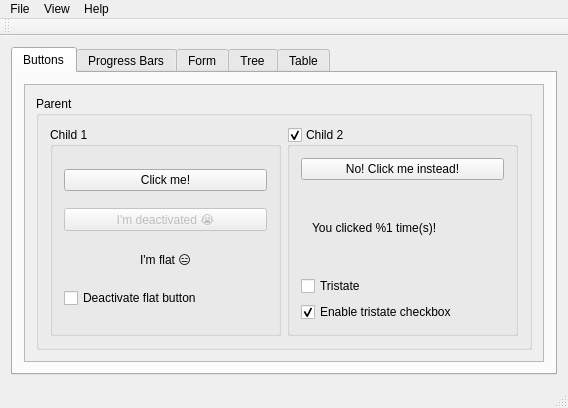
<?xml version="1.0" encoding="UTF-8"?>
<ui version="4.0">
 <class>MainWindow</class>
 <widget class="QMainWindow" name="MainWindow">
  <property name="geometry">
   <rect>
    <x>0</x>
    <y>0</y>
    <width>568</width>
    <height>408</height>
   </rect>
  </property>
  <property name="windowTitle">
   <string>MainWindow</string>
  </property>
  <widget class="QWidget" name="centralWidget">
   <layout class="QVBoxLayout" name="verticalLayout">
    <item>
     <widget class="QTabWidget" name="tabWidget">
      <property name="currentIndex">
       <number>0</number>
      </property>
      <widget class="QWidget" name="tab">
       <attribute name="title">
        <string>Buttons</string>
       </attribute>
       <layout class="QVBoxLayout" name="verticalLayout_2">
        <item>
         <widget class="QScrollArea" name="scrollArea">
          <property name="widgetResizable">
           <bool>true</bool>
          </property>
          <widget class="QWidget" name="scrollAreaWidgetContents">
           <property name="geometry">
            <rect>
             <x>0</x>
             <y>0</y>
             <width>518</width>
             <height>260</height>
            </rect>
           </property>
           <layout class="QVBoxLayout" name="verticalLayout_3">
            <item>
             <widget class="QGroupBox" name="groupBox">
              <property name="title">
               <string>Parent</string>
              </property>
              <layout class="QHBoxLayout" name="horizontalLayout">
               <item>
                <widget class="QGroupBox" name="groupBox_2">
                 <property name="title">
                  <string>Child 1</string>
                 </property>
                 <layout class="QVBoxLayout" name="verticalLayout_4">
                  <item>
                   <widget class="QPushButton" name="pushButton">
                    <property name="text">
                     <string>Click me!</string>
                    </property>
                    <property name="checkable">
                     <bool>false</bool>
                    </property>
                    <property name="autoRepeat">
                     <bool>false</bool>
                    </property>
                    <property name="default">
                     <bool>false</bool>
                    </property>
                    <property name="flat">
                     <bool>false</bool>
                    </property>
                   </widget>
                  </item>
                  <item>
                   <widget class="QPushButton" name="pb_disabled">
                    <property name="enabled">
                     <bool>false</bool>
                    </property>
                    <property name="text">
                     <string>I'm deactivated 😭</string>
                    </property>
                   </widget>
                  </item>
                  <item>
                   <widget class="QPushButton" name="pb_flat">
                    <property name="enabled">
                     <bool>true</bool>
                    </property>
                    <property name="text">
                     <string>I'm flat 😑</string>
                    </property>
                    <property name="flat">
                     <bool>true</bool>
                    </property>
                   </widget>
                  </item>
                  <item>
                   <widget class="QCheckBox" name="cb_activateFlat">
                    <property name="text">
                     <string>Deactivate flat button</string>
                    </property>
                    <property name="tristate">
                     <bool>false</bool>
                    </property>
                   </widget>
                  </item>
                 </layout>
                </widget>
               </item>
               <item>
                <widget class="QGroupBox" name="groupBox_3">
                 <property name="title">
                  <string>Child 2</string>
                 </property>
                 <property name="checkable">
                  <bool>true</bool>
                 </property>
                 <property name="checked">
                  <bool>true</bool>
                 </property>
                 <layout class="QVBoxLayout" name="verticalLayout_5">
                  <item>
                   <widget class="QPushButton" name="pb_incrementLabel">
                    <property name="text">
                     <string>No! Click me instead!</string>
                    </property>
                   </widget>
                  </item>
                  <item>
                   <widget class="QWidget" name="widget" native="true">
                    <layout class="QHBoxLayout" name="horizontalLayout_2">
                     <item>
                      <widget class="QLabel" name="lb_increment">
                       <property name="text">
                        <string>You clicked %1 time(s)!</string>
                       </property>
                      </widget>
                     </item>
                    </layout>
                   </widget>
                  </item>
                  <item>
                   <widget class="QCheckBox" name="cb_tristate">
                    <property name="text">
                     <string>Tristate</string>
                    </property>
                    <property name="tristate">
                     <bool>true</bool>
                    </property>
                   </widget>
                  </item>
                  <item>
                   <widget class="QCheckBox" name="cb_enableTristate">
                    <property name="text">
                     <string>Enable tristate checkbox</string>
                    </property>
                    <property name="checked">
                     <bool>true</bool>
                    </property>
                   </widget>
                  </item>
                 </layout>
                </widget>
               </item>
              </layout>
             </widget>
            </item>
           </layout>
          </widget>
         </widget>
        </item>
       </layout>
      </widget>
      <widget class="QWidget" name="tab_2">
       <attribute name="title">
        <string>Progress Bars</string>
       </attribute>
       <layout class="QVBoxLayout" name="verticalLayout_6">
        <item>
         <widget class="QScrollArea" name="scrollArea_2">
          <property name="widgetResizable">
           <bool>true</bool>
          </property>
          <widget class="QWidget" name="scrollAreaWidgetContents_2">
           <property name="geometry">
            <rect>
             <x>0</x>
             <y>-130</y>
             <width>501</width>
             <height>390</height>
            </rect>
           </property>
           <layout class="QVBoxLayout" name="verticalLayout_7">
            <item>
             <widget class="QLabel" name="label_2">
              <property name="text">
               <string>0%</string>
              </property>
             </widget>
            </item>
            <item>
             <widget class="QProgressBar" name="progressBar">
              <property name="value">
               <number>0</number>
              </property>
             </widget>
            </item>
            <item>
             <widget class="QLabel" name="label_3">
              <property name="text">
               <string>50%</string>
              </property>
             </widget>
            </item>
            <item>
             <widget class="QProgressBar" name="progressBar_2">
              <property name="value">
               <number>50</number>
              </property>
             </widget>
            </item>
            <item>
             <widget class="QLabel" name="label_4">
              <property name="text">
               <string>100%</string>
              </property>
             </widget>
            </item>
            <item>
             <widget class="QProgressBar" name="progressBar_3">
              <property name="value">
               <number>100</number>
              </property>
             </widget>
            </item>
            <item>
             <widget class="QLabel" name="label_5">
              <property name="text">
               <string>Indeterminate</string>
              </property>
             </widget>
            </item>
            <item>
             <widget class="QProgressBar" name="progressBar_4">
              <property name="maximum">
               <number>0</number>
              </property>
              <property name="value">
               <number>0</number>
              </property>
             </widget>
            </item>
            <item>
             <widget class="QLabel" name="label_6">
              <property name="text">
               <string>Custom</string>
              </property>
             </widget>
            </item>
            <item>
             <widget class="QWidget" name="widget_2" native="true">
              <layout class="QVBoxLayout" name="verticalLayout_8">
               <item>
                <widget class="QRadioButton" name="rb_pb_indeterminate">
                 <property name="text">
                  <string>Indeterminate</string>
                 </property>
                 <attribute name="buttonGroup">
                  <string notr="true">bt_customProgressBar</string>
                 </attribute>
                </widget>
               </item>
               <item>
                <widget class="QRadioButton" name="rb_pb_specificValue">
                 <property name="text">
                  <string>Specific value:</string>
                 </property>
                 <property name="checked">
                  <bool>true</bool>
                 </property>
                 <attribute name="buttonGroup">
                  <string notr="true">bt_customProgressBar</string>
                 </attribute>
                </widget>
               </item>
               <item>
                <widget class="QSlider" name="sl_pbValue">
                 <property name="maximum">
                  <number>100</number>
                 </property>
                 <property name="orientation">
                  <enum>Qt::Horizontal</enum>
                 </property>
                </widget>
               </item>
              </layout>
             </widget>
            </item>
            <item>
             <widget class="QProgressBar" name="pb_custom">
              <property name="value">
               <number>0</number>
              </property>
             </widget>
            </item>
           </layout>
          </widget>
         </widget>
        </item>
       </layout>
      </widget>
      <widget class="QWidget" name="tab_3">
       <attribute name="title">
        <string>Form</string>
       </attribute>
       <layout class="QVBoxLayout" name="verticalLayout_9">
        <item>
         <widget class="QScrollArea" name="scrollArea_3">
          <property name="widgetResizable">
           <bool>true</bool>
          </property>
          <widget class="QWidget" name="scrollAreaWidgetContents_3">
           <property name="geometry">
            <rect>
             <x>0</x>
             <y>-491</y>
             <width>501</width>
             <height>959</height>
            </rect>
           </property>
           <layout class="QVBoxLayout" name="verticalLayout_10">
            <item alignment="Qt::AlignHCenter">
             <widget class="QWidget" name="widget_3" native="true">
              <property name="minimumSize">
               <size>
                <width>200</width>
                <height>0</height>
               </size>
              </property>
              <property name="maximumSize">
               <size>
                <width>250</width>
                <height>16777215</height>
               </size>
              </property>
              <layout class="QVBoxLayout" name="verticalLayout_11">
               <item>
                <widget class="QLabel" name="label">
                 <property name="text">
                  <string>First name</string>
                 </property>
                </widget>
               </item>
               <item>
                <widget class="QLineEdit" name="le_firstname">
                 <property name="inputMask">
                  <string/>
                 </property>
                 <property name="text">
                  <string/>
                 </property>
                 <property name="placeholderText">
                  <string>Your first name here...</string>
                 </property>
                </widget>
               </item>
               <item>
                <widget class="QLabel" name="label_7">
                 <property name="text">
                  <string>Last Name</string>
                 </property>
                </widget>
               </item>
               <item>
                <widget class="QLineEdit" name="le_lastname">
                 <property name="placeholderText">
                  <string>Your last name here...</string>
                 </property>
                </widget>
               </item>
               <item>
                <widget class="QLabel" name="label_8">
                 <property name="text">
                  <string>Age</string>
                 </property>
                </widget>
               </item>
               <item>
                <widget class="QSpinBox" name="sp_age">
                 <property name="suffix">
                  <string> year(s) old</string>
                 </property>
                 <property name="maximum">
                  <number>200</number>
                 </property>
                 <property name="value">
                  <number>18</number>
                 </property>
                </widget>
               </item>
               <item>
                <widget class="QLabel" name="label_9">
                 <property name="text">
                  <string>Birthday</string>
                 </property>
                </widget>
               </item>
               <item>
                <widget class="QDateTimeEdit" name="dt_birthday"/>
               </item>
               <item>
                <widget class="QLabel" name="label_10">
                 <property name="text">
                  <string>Gender</string>
                 </property>
                </widget>
               </item>
               <item>
                <widget class="QComboBox" name="cb_gender">
                 <property name="editable">
                  <bool>false</bool>
                 </property>
                </widget>
               </item>
               <item>
                <widget class="QLabel" name="lb_text_pronoun">
                 <property name="text">
                  <string>Pronoun</string>
                 </property>
                </widget>
               </item>
               <item>
                <widget class="QComboBox" name="cb_pronouns">
                 <property name="editable">
                  <bool>true</bool>
                 </property>
                </widget>
               </item>
               <item>
                <widget class="QGroupBox" name="gb_pronounExample">
                 <property name="title">
                  <string>Example</string>
                 </property>
                 <property name="flat">
                  <bool>false</bool>
                 </property>
                 <property name="checkable">
                  <bool>false</bool>
                 </property>
                 <layout class="QVBoxLayout" name="verticalLayout_12">
                  <item>
                   <widget class="QLabel" name="lb_pronounExample">
                    <property name="minimumSize">
                     <size>
                      <width>0</width>
                      <height>100</height>
                     </size>
                    </property>
                    <property name="text">
                     <string>Please fill `first name` and `pronoun` fields first</string>
                    </property>
                    <property name="scaledContents">
                     <bool>true</bool>
                    </property>
                    <property name="wordWrap">
                     <bool>true</bool>
                    </property>
                   </widget>
                  </item>
                 </layout>
                </widget>
               </item>
               <item>
                <widget class="QLabel" name="label_11">
                 <property name="text">
                  <string>Country</string>
                 </property>
                </widget>
               </item>
               <item>
                <widget class="QComboBox" name="cb_country"/>
               </item>
               <item>
                <widget class="QLabel" name="label_12">
                 <property name="text">
                  <string>Your opinion about Neon</string>
                 </property>
                </widget>
               </item>
               <item>
                <widget class="QWidget" name="widget_4" native="true">
                 <property name="minimumSize">
                  <size>
                   <width>0</width>
                   <height>0</height>
                  </size>
                 </property>
                 <layout class="QVBoxLayout" name="verticalLayout_13">
                  <item>
                   <widget class="QRadioButton" name="rb_love">
                    <property name="text">
                     <string>I LOVE Neon! 💙</string>
                    </property>
                    <property name="checked">
                     <bool>true</bool>
                    </property>
                    <attribute name="buttonGroup">
                     <string notr="true">bt_likenessNeon</string>
                    </attribute>
                   </widget>
                  </item>
                  <item>
                   <widget class="QRadioButton" name="rb_like">
                    <property name="text">
                     <string>I like Neon</string>
                    </property>
                    <attribute name="buttonGroup">
                     <string notr="true">bt_likenessNeon</string>
                    </attribute>
                   </widget>
                  </item>
                  <item>
                   <widget class="QRadioButton" name="rb_dislike">
                    <property name="enabled">
                     <bool>false</bool>
                    </property>
                    <property name="text">
                     <string>Meh... I dislike it</string>
                    </property>
                    <attribute name="buttonGroup">
                     <string notr="true">bt_likenessNeon</string>
                    </attribute>
                   </widget>
                  </item>
                 </layout>
                </widget>
               </item>
               <item>
                <widget class="QLabel" name="label_13">
                 <property name="text">
                  <string>Other comments</string>
                 </property>
                </widget>
               </item>
               <item>
                <widget class="QTextEdit" name="tb_comments">
                 <property name="placeholderText">
                  <string>My comment...</string>
                 </property>
                </widget>
               </item>
               <item>
                <widget class="QPushButton" name="pb_saveForm">
                 <property name="text">
                  <string>Save it</string>
                 </property>
                </widget>
               </item>
              </layout>
             </widget>
            </item>
           </layout>
          </widget>
         </widget>
        </item>
       </layout>
      </widget>
      <widget class="QWidget" name="tab_4">
       <attribute name="title">
        <string>Tree</string>
       </attribute>
       <layout class="QVBoxLayout" name="verticalLayout_14">
        <item>
         <widget class="QScrollArea" name="scrollArea_4">
          <property name="widgetResizable">
           <bool>true</bool>
          </property>
          <widget class="QWidget" name="scrollAreaWidgetContents_4">
           <property name="geometry">
            <rect>
             <x>0</x>
             <y>0</y>
             <width>518</width>
             <height>260</height>
            </rect>
           </property>
           <layout class="QVBoxLayout" name="verticalLayout_15">
            <item>
             <widget class="QTreeView" name="tr_dir">
              <property name="minimumSize">
               <size>
                <width>100</width>
                <height>100</height>
               </size>
              </property>
              <property name="indentation">
               <number>20</number>
              </property>
              <property name="sortingEnabled">
               <bool>true</bool>
              </property>
             </widget>
            </item>
           </layout>
          </widget>
         </widget>
        </item>
       </layout>
      </widget>
      <widget class="QWidget" name="tab_5">
       <attribute name="title">
        <string>Table</string>
       </attribute>
       <layout class="QVBoxLayout" name="verticalLayout_16">
        <item>
         <widget class="QScrollArea" name="scrollArea_5">
          <property name="widgetResizable">
           <bool>true</bool>
          </property>
          <widget class="QWidget" name="scrollAreaWidgetContents_5">
           <property name="geometry">
            <rect>
             <x>0</x>
             <y>0</y>
             <width>518</width>
             <height>260</height>
            </rect>
           </property>
           <layout class="QVBoxLayout" name="verticalLayout_17">
            <item>
             <widget class="QTableWidget" name="tb_table">
              <property name="rowCount">
               <number>10</number>
              </property>
              <property name="columnCount">
               <number>10</number>
              </property>
              <row/>
              <row/>
              <row/>
              <row/>
              <row/>
              <row/>
              <row/>
              <row/>
              <row/>
              <row/>
              <column/>
              <column/>
              <column/>
              <column/>
              <column/>
              <column/>
              <column/>
              <column/>
              <column/>
              <column/>
             </widget>
            </item>
           </layout>
          </widget>
         </widget>
        </item>
       </layout>
      </widget>
     </widget>
    </item>
   </layout>
  </widget>
  <widget class="QMenuBar" name="menuBar">
   <property name="geometry">
    <rect>
     <x>0</x>
     <y>0</y>
     <width>568</width>
     <height>25</height>
    </rect>
   </property>
   <widget class="QMenu" name="menuFile">
    <property name="title">
     <string>File</string>
    </property>
    <addaction name="actionExit"/>
   </widget>
   <widget class="QMenu" name="menuView">
    <property name="title">
     <string>View</string>
    </property>
    <addaction name="actionNeon"/>
    <addaction name="actionDefault"/>
   </widget>
   <widget class="QMenu" name="menuHelp">
    <property name="title">
     <string>Help</string>
    </property>
    <addaction name="actionAbout_Glow"/>
    <addaction name="actionAout_Neon"/>
    <addaction name="actionAbout_Qt"/>
   </widget>
   <addaction name="menuFile"/>
   <addaction name="menuView"/>
   <addaction name="menuHelp"/>
  </widget>
  <widget class="QToolBar" name="mainToolBar">
   <attribute name="toolBarArea">
    <enum>TopToolBarArea</enum>
   </attribute>
   <attribute name="toolBarBreak">
    <bool>false</bool>
   </attribute>
  </widget>
  <widget class="QStatusBar" name="statusBar"/>
  <action name="actionAbout_Glow">
   <property name="text">
    <string>About Glow...</string>
   </property>
  </action>
  <action name="actionAout_Neon">
   <property name="text">
    <string>Aout Neon...</string>
   </property>
  </action>
  <action name="actionAbout_Qt">
   <property name="text">
    <string>About Qt...</string>
   </property>
  </action>
  <action name="actionExit">
   <property name="text">
    <string>Exit</string>
   </property>
  </action>
  <action name="actionNeon">
   <property name="checkable">
    <bool>true</bool>
   </property>
   <property name="checked">
    <bool>true</bool>
   </property>
   <property name="text">
    <string>Neon</string>
   </property>
  </action>
  <action name="actionDefault">
   <property name="checkable">
    <bool>true</bool>
   </property>
   <property name="text">
    <string>Default</string>
   </property>
  </action>
 </widget>
 <layoutdefault spacing="6" margin="11"/>
 <resources/>
 <connections/>
 <buttongroups>
  <buttongroup name="bt_customProgressBar"/>
  <buttongroup name="bt_likenessNeon"/>
 </buttongroups>
</ui>
